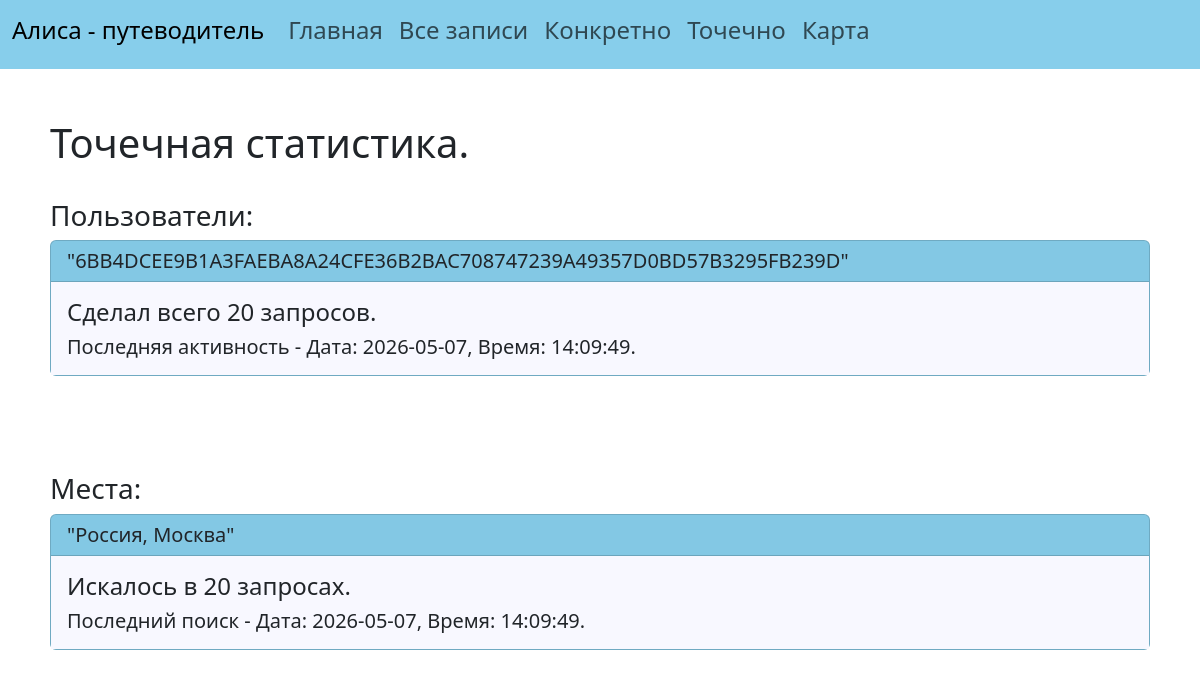
Page /statistics_of_users_and_places on the earlier database version.
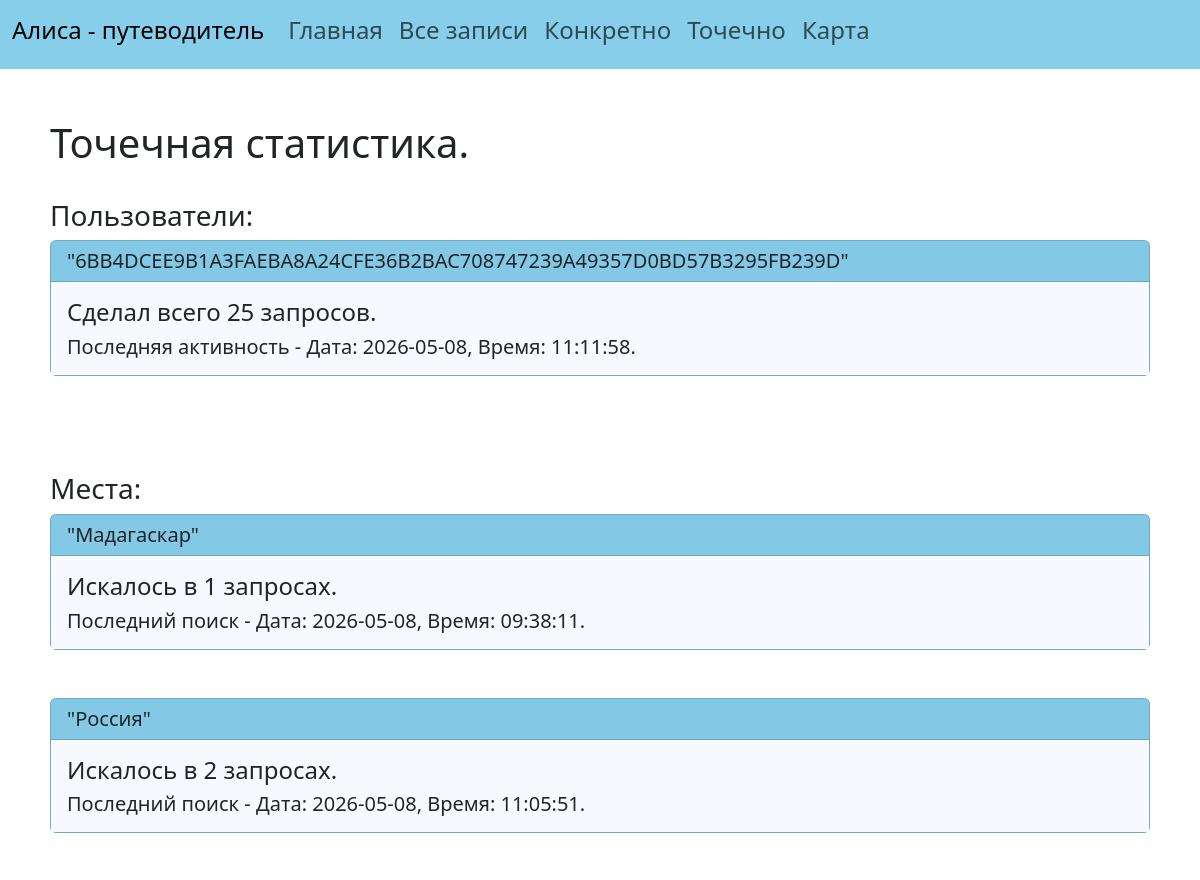
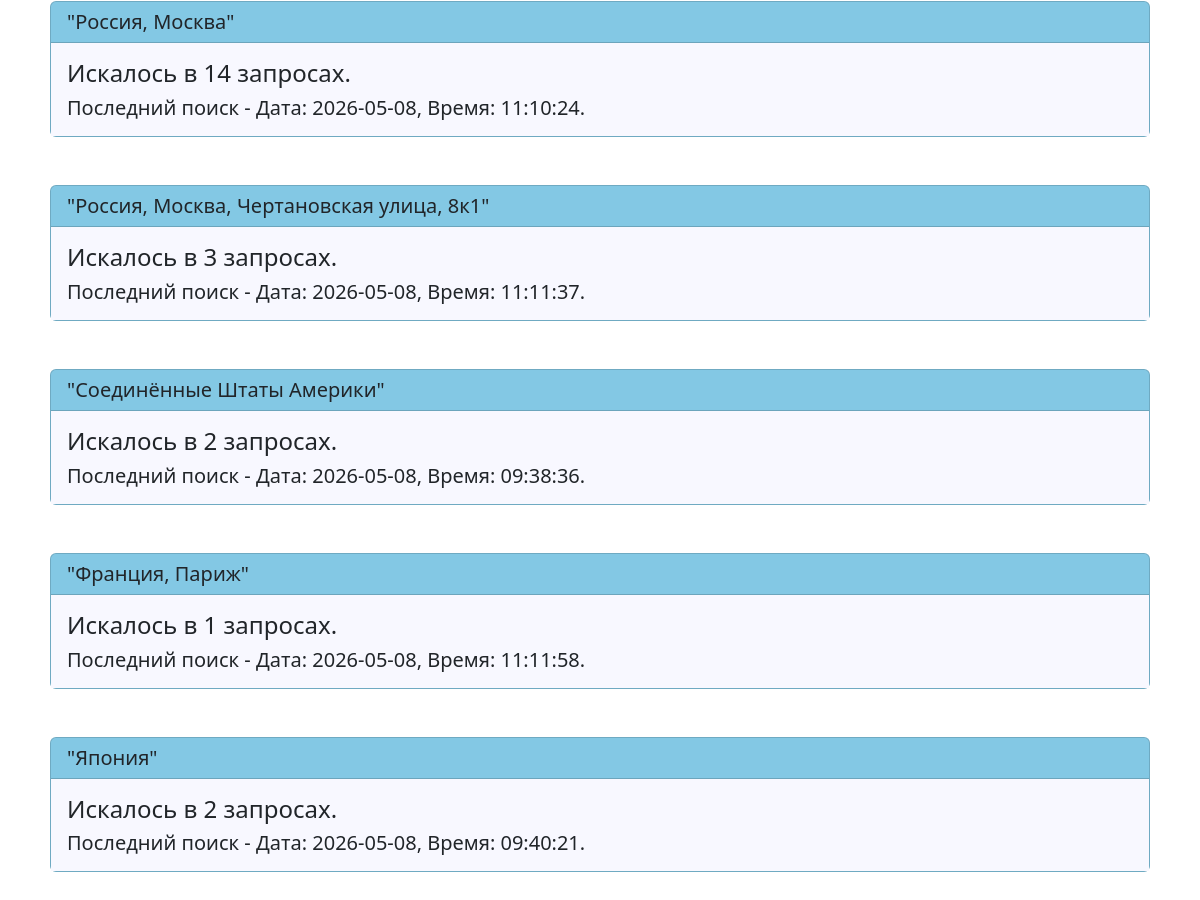
Same page on the later database version (2 pictures, top to bottom).
### data/statistics.py (models this page shows)
class Statistics(SqlAlchemyBase):
    __tablename__ = 'statistics'
    id = sqlalchemy.Column(sqlalchemy.Integer, primary_key=True, autoincrement=True)
    user_id = sqlalchemy.Column(sqlalchemy.String, nullable=True)
    url = sqlalchemy.Column(sqlalchemy.String, nullable=False)
    picture_id = sqlalchemy.Column(sqlalchemy.String, nullable=False)
    full_name_place = sqlalchemy.Column(sqlalchemy.String, nullable=False)
    created_date = sqlalchemy.Column(sqlalchemy.DateTime, default=datetime.datetime.now)

### main.py (the view)
@app.route('/statistics_of_users_and_places')
def statistics_of_users_and_places():
    db_sess = db_session.create_session()
    lines = db_sess.query(Statistics).all()
    list_of_users = sorted(list(set(list(map(lambda x: x.user_id, lines)))))
    transform_users = []
    for user in list_of_users:
        number_of_requests = len(list(filter(lambda x: x.user_id == user, lines)))
        last_time = max(list(map(lambda x: x.created_date, list(filter(lambda x: x.user_id == user,
                                                                       lines))))).strftime(
            "Дата: %Y-%m-%d, Время: %H:%M:%S")
        transform_users.append([user, number_of_requests, last_time])
    list_of_places = sorted(list(set(list(map(lambda x: x.full_name_place, lines)))))
    transform_places = []
    for place in list_of_places:
        number_of_requests = len(list(filter(lambda x: x.full_name_place == place, lines)))
        last_time = max(list(map(lambda x: x.created_date, list(filter(lambda x: x.full_name_place == place,
                                                                       lines))))).strftime(
            "Дата: %Y-%m-%d, Время: %H:%M:%S")
        transform_places.append([place, number_of_requests, last_time])
    return render_template('statistics_of_users_and_places.html',
                           list_of_users=transform_users, list_of_places=transform_places)

### data/db_session.py (called while the page is built)
def create_session() -> Session:
    global __factory
    return __factory()

### templates/statistics_of_users_and_places.html
{% extends "base.html"%}
{% set title = 'Точечная статистика' %}
{% block content %}
    <h1>Точечная статистика.</h1>
    <br>
    <h3>Пользователи:</h3>
    {% for user in list_of_users %}
        <div class="card" style="background-color: skyblue">
            <h5 class="card-header">"{{user[0]}}"</h5>
            <div class="card-body" style="background-color: ghostwhite">
                <h4 class="card-title">Сделал всего {{user[1]}} запросов.</h4>
                <h5 class="card-text">Последняя активность - {{user[2]}}.</h5>
            </div>
        </div>
        <br>
        <br>
    {% endfor %}
    <br>
    <br>
    <h3>Места:</h3>
    {% for place in list_of_places %}
        <div class="card" style="background-color: skyblue">
            <h5 class="card-header">"{{place[0]}}"</h5>
            <div class="card-body" style="background-color: ghostwhite">
                <h4 class="card-title">Искалось в {{place[1]}} запросах.</h4>
                <h5 class="card-text">Последний поиск - {{place[2]}}.</h5>
            </div>
        </div>
        <br>
        <br>
    {% endfor %}
{% endblock %}

### templates/base.html (shortened to what this page needs)
<!DOCTYPE html>
<html lang="rus">
    <head>
        <link href="https://cdn.jsdelivr.net/npm/bootstrap@5.3.3/dist/css/bootstrap.min.css" rel="stylesheet"
>
        <link rel="stylesheet" type="text/css" href="../static/css/style.css" />
        <nav class="navbar navbar-expand-lg">
            <div class="container-fluid">
                <div class="collapse navbar-collapse" id="navbarSupportedContent">
                    <a class="navbar-brand" href="/"><h4>Алиса - путеводитель</h4></a>
                    <ul class="navbar-nav me-auto mb-2 mb-lg-0">
                        <li class="nav-item">
                        <a class="nav-link" href="/"><h4>Главная</h4></a>
                        </li>
                        <li class="nav-item">
                        <a class="nav-link" href="/general_statistics"><h4>Все записи</h4></a>
                        </li>
                        <li class="nav-item">
                        <a class="nav-link" href="/user_statistics"><h4>Конкретно</h4></a>
                        </li>
                        <li class="nav-item">
                        <a class="nav-link" href="/statistics_of_users_and_places"><h4>Точечно</h4></a>
                        </li>
                        <li class="nav-item">
                        <a class="nav-link" href="/last_map"><h4>Карта</h4></a>
                        </li>
                    </ul>
                </div>
            </div>
        </nav>
    </head>
    <body>
        <div style="padding: 50px">
            {% block content %}{% endblock %}
        </div>
    </body>
</html>

### static/css/style.css (style rules this page uses)
nav { background-color: skyblue }
a { color: royalblue }

Differences in the rows shown:
changed Statistics "6BB4DCEE9B1A3FAEBA8A24CFE36B2BAC708747239A49357D0BD57B3295FB239D": user "20" → "25"; user "Дата: 2026-05-07, Время: 14:09:49" → "Дата: 2026-05-08, Время: 11:11:58"; full_name_place "Россия, Москва" → "Мадагаскар"; id "20" → "1"; place "Дата: 2026-05-07, Время: 14:09:49" → "Дата: 2026-05-08, Время: 09:38:11"
now on this page (row edited): Statistics: full_name_place "Россия", place "2", place "Дата: 2026-05-08, Время: 11:05:51", shown under "Места:"
now on this page (row edited): Statistics: full_name_place "Россия, Москва", place "14", place "Дата: 2026-05-08, Время: 11:10:24", shown under "Места:"
added Statistics: full_name_place "Россия, Москва, Чертановская улица, 8к1", place "3", place "Дата: 2026-05-08, Время: 11:11:37", shown under "Места:"
now on this page (row edited): Statistics: full_name_place "Соединённые Штаты Америки", place "2", place "Дата: 2026-05-08, Время: 09:38:36", shown under "Места:"
added Statistics: full_name_place "Франция, Париж", place "1", place "Дата: 2026-05-08, Время: 11:11:58", shown under "Места:"
now on this page (row edited): Statistics: full_name_place "Япония", id "2", place "Дата: 2026-05-08, Время: 09:40:21", shown under "Места:"
